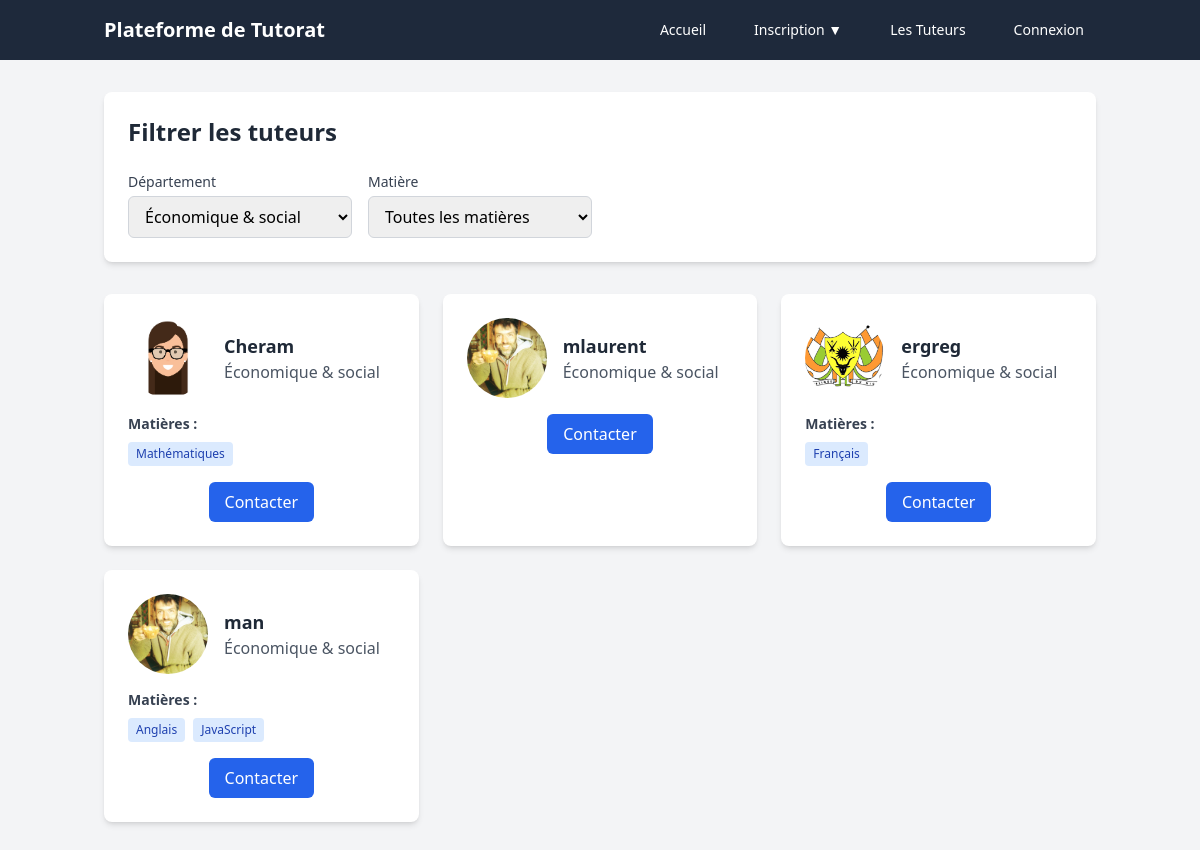
The app's page /tutors.php?department=2 with its own data.
### tables this page shows
CREATE TABLE `users` (
  `id` int(11) NOT NULL,
  `firstname` varchar(50) NOT NULL,
  `lastname` varchar(50) NOT NULL,
  `username` varchar(50) NOT NULL,
  `email` varchar(255) NOT NULL,
  `password` varchar(255) NOT NULL,
  `photo` varchar(255) DEFAULT NULL,
  `phone` varchar(20) DEFAULT NULL,
  `study_level` enum('Bloc 1','Bloc 2 - poursuite d''études','Bloc 2 - année diplômante','Master') NOT NULL,
  `department_id` int(11) NOT NULL,
  `section` varchar(100) NOT NULL,
  `created_at` timestamp NULL DEFAULT CURRENT_TIMESTAMP,
  `updated_at` timestamp NULL DEFAULT CURRENT_TIMESTAMP ON UPDATE CURRENT_TIMESTAMP,
  `user_type` enum('tutor','tutee') NOT NULL,
  `status` enum('pending','published','rejected') NOT NULL DEFAULT 'pending'
);

CREATE TABLE `departments` (
  `id` int(11) NOT NULL,
  `name` varchar(50) NOT NULL
);

### includes/functions.php (called while the page is built, shortened)
<?php
function get_departments($db) {
    $stmt = $db->query("SELECT * FROM departments ORDER BY name");
    return $stmt->fetchAll();
}

### tutors.php (the view, shortened to what this page needs)
<?php
require_once 'includes/functions.php';
$db = Database::getInstance()->getConnection();
$departments = get_departments($db);
$filter_department = isset($_GET['department']) ? (int)$_GET['department'] : null;
$query = "
    SELECT DISTINCT
        u.id,
        u.firstname,
        u.lastname,
        u.username,
        u.photo,
        d.name as department_name,
        GROUP_CONCAT(DISTINCT s.name) as subjects,
        (
            SELECT COUNT(*)
            FROM tutoring_relationships tr
            INNER JOIN tutors t ON t.id = tr.tutor_id
            WHERE t.user_id = u.id
            AND tr.status = 'accepted'
        ) as current_tutees
    FROM users u
    INNER JOIN departments d ON u.department_id = d.id
    INNER JOIN tutors t ON u.id = t.user_id
    LEFT JOIN tutor_subjects ts ON t.id = ts.tutor_id
    LEFT JOIN subjects s ON ts.subject_id = s.id
    WHERE u.user_type = 'tutor'
";
$params = [];
if ($filter_department) {
    $query .= " AND u.department_id = ?";
    $params[] = $filter_department;
}
$query .= " GROUP BY u.id ORDER BY u.created_at DESC";
try {
    $stmt = $db->prepare($query);
    $stmt->execute($params);
    $tutors = $stmt->fetchAll();
} catch (PDOException $e) {
    $tutors = [];
}
require_once 'includes/header.php';
?>
<main class="container mx-auto px-4 py-8">
    <div class="bg-white rounded-lg shadow-md p-6 mb-8">
        <h2 class="text-2xl font-bold text-gray-800 mb-6">Filtrer les tuteurs</h2>
        <form method="GET" class="grid md:grid-cols-2 lg:grid-cols-4 gap-4">
            <div>
                <label for="department" class="block text-sm font-medium text-gray-700 mb-1">Département</label>
                <select name="department" id="department"
                        class="w-full px-3 py-2 border border-gray-300 rounded-md focus:outline-none focus:ring-2 focus:ring-blue-500"
                        onchange="this.form.submit()">
                    <?php foreach ($departments as $dept): ?>
                        <option value="<?php echo $dept['id']; ?>"
                                <?php echo $filter_department == $dept['id'] ? 'selected' : ''; ?>>
                            <?php echo htmlspecialchars($dept['name']); ?>
                        </option>
                    <?php endforeach; ?>
                </select>
            </div>
            <div>
                <label for="subject" class="block text-sm font-medium text-gray-700 mb-1">Matière</label>
                <select name="subject" id="subject"
                        class="w-full px-3 py-2 border border-gray-300 rounded-md focus:outline-none focus:ring-2 focus:ring-blue-500"
                        onchange="this.form.submit()">
                    <option value="">Toutes les matières</option>
                </select>
            </div>
        </form>
    </div>
    <div class="grid md:grid-cols-2 lg:grid-cols-3 gap-6">
        <?php if (empty($tutors)): ?>
            <div class="col-span-full text-center py-8">
                <p class="text-gray-600">Aucun tuteur ne correspond aux critères sélectionnés.</p>
            </div>
        <?php else: ?>
            <?php foreach ($tutors as $tutor): ?>
                <div class="bg-white rounded-lg shadow-md p-6">
                    <div class="flex items-center space-x-4 mb-4">
                        <img src="uploads/<?php echo htmlspecialchars($tutor['photo'] ?? 'default.jpg'); ?>"
                             alt="Photo de <?php echo htmlspecialchars($tutor['username']); ?>"
                             class="w-20 h-20 rounded-full object-cover">
                        <div>
                            <h3 class="font-semibold text-lg text-gray-800"><?php echo htmlspecialchars($tutor['username']); ?></h3>
                            <p class="text-gray-600"><?php echo htmlspecialchars($tutor['department_name']); ?></p>
                        </div>
                    </div>
                    <?php if (!empty($tutor['subjects'])): ?>
                        <div class="mb-4">
                            <h4 class="text-sm font-semibold text-gray-700 mb-2">Matières :</h4>
                            <div class="flex flex-wrap gap-2">
                                <?php foreach (explode(',', $tutor['subjects']) as $subject): ?>
                                    <span class="inline-block bg-blue-100 text-blue-800 text-xs px-2 py-1 rounded">
                                        <?php echo htmlspecialchars($subject); ?>
                                    </span>
                                <?php endforeach; ?>
                            </div>
                        </div>
                    <?php endif; ?>
                    <div class="mt-4 text-center">
                        <?php if ($tutor['current_tutees'] >= 4): ?>
                            <span class="inline-block bg-gray-100 text-gray-800 px-4 py-2 rounded-md">
                                Complet
                            </span>
                        <?php else: ?>
                            <a href="contact.php?tutor=<?php echo $tutor['id']; ?>"
                               class="inline-block bg-blue-600 text-white px-4 py-2 rounded-md hover:bg-blue-700 transition-colors">
                                Contacter
                            </a>
                        <?php endif; ?>
                    </div>
                </div>
            <?php endforeach; ?>
        <?php endif; ?>
    </div>
</main>
</body>
</html>

### records on screen
users: photo (picture), username "Cheram", department.name "Économique & social", subject "Mathématiques"
users: photo (picture), username "mlaurent", department.name "Économique & social"
users: photo (picture), username "ergreg", department.name "Économique & social", subject "Français"
users: photo (picture), username "man", department.name "Économique & social", subject "Anglais", subject "JavaScript"

### other values on screen
form field department "Économique & social"
